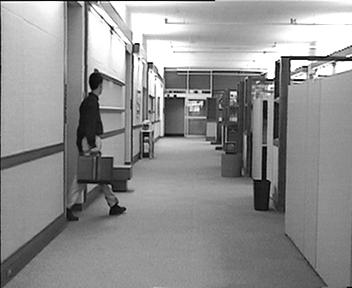
%> input picture Fundamentals of Digital Image and Video Processing/week4_1.jpg, 352 x 288 px
$ octave week4.m   (GNU Octave 9; MATLAB toolbox functions it lacks are replaced by stand-ins)
%> lines starting %> are read from the running program, lines starting %| are printed output that depends on the picture
%% Fundamentals of digital image and video processing

%% week 4

%% question 3

b1 = [1 1 2 2;
    1 1 2 2;
    2 2 3 4;
    2 2 5 6];
b2 = [2 2 1 1;
    2 2 2 2;
    2 2 6 4;
    2 2 5 3];

mse = sum((b1(:)-b2(:)).^2)/prod(size(b1));

%% question 4

clear;clc;

bx = [10 20 10 10;
    20 40 10 10;
    30 40 20 20;
    50 60 20 20];
b1 = [10 20 10 10;
    20 40 10 10;
    20 20 30 40;
    20 20 50 60];
b2 = [20 30 20 20;
    30 50 20 20;
    40 50 30 30;
    60 70 30 30];
b3 = [10 20 30 40;
    20 40 50 60;
    10 10 20 20;
    10 10 20 20];
b4 = [1 2 1 1;
    2 4 1 1;
    3 4 2 2;
    5 6 2 2];

mae((bx-b1))
mae((bx-b2))
mae((bx-b3))
mae((bx-b4))

%% question 8 & 9
clear; clc;

% block matching

frame1 = imread('E:\Fundamentals of Digital Image and Video Processing\week4_1.jpg');
%> frame1 is the input picture: size 288x352 uint8; min 0, max 255, mean 143.9
I1 = im2double(frame1); % previous frame

frame2 = imread('E:\Fundamentals of Digital Image and Video Processing\week4_2.jpg');
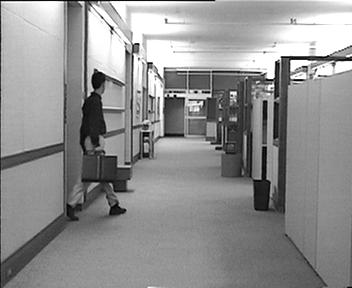
%> input picture Fundamentals of Digital Image and Video Processing/week4_2.jpg, 352 x 288 px
%> frame2 is the input picture: size 288x352 uint8; min 0, max 255, mean 143.9
I2 = im2double(frame2); % current frame

Btarget = I2(65:96, 81:112);
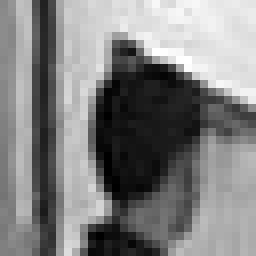
%> Btarget: size 32x32 double (shown 8 times larger); min 0, max 1, mean 0.504

% position = [0, 0];
diff = [];
for i = 1:288-31
    for j = 1:352-31
        diff(i, j) = mae(Btarget-I1(i:i+31, j:j+31));
        %diff(i, j) = sum(sum(abs(Btarget-I1(i:i+31,j:j+31))))/(32*32);
        %diff = mae(Btarget, I1(i:i+31, j:j+31));
    end
end
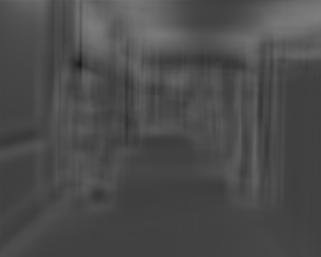
%> diff: size 257x321 double; min 0.0901, max 0.491, mean 0.298

d = min(diff(:));
%> d = 0.0901
[a, b] = find(diff == d);
%> a = 65; b = 81
a+b % question 8
%> ans = 146

d*255 % question 9
%> ans = 22.99
